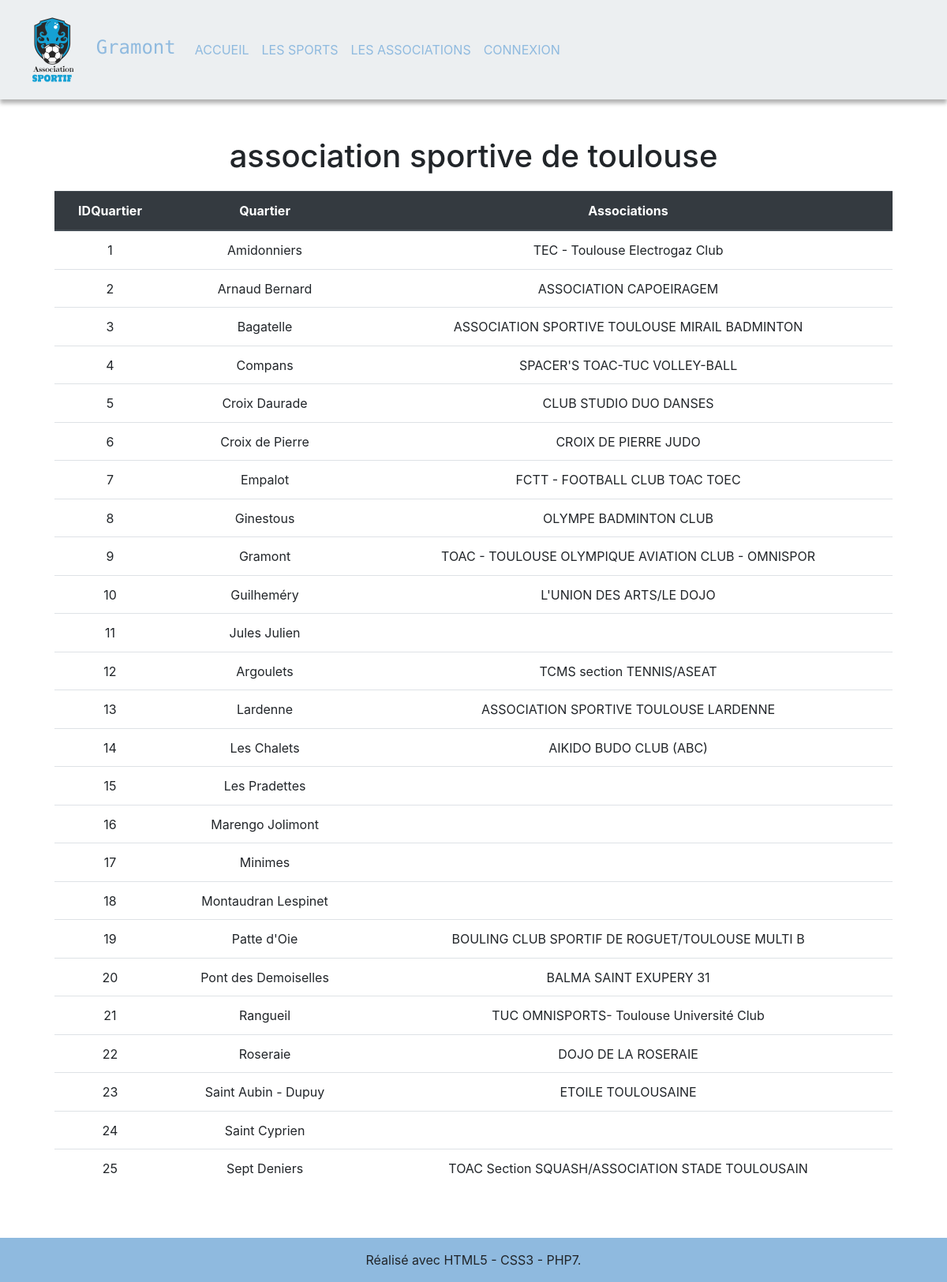
Page /index.php?action=quartiers on the committed database.
### tables this page shows
CREATE TABLE IF NOT EXISTS `quartiers` (
  `idQuartier` int NOT NULL,
  `nom` varchar(20) NOT NULL,
  `associations` varchar(50) DEFAULT NULL,
  PRIMARY KEY (`idQuartier`)
);

### controller.php (called while the page is built, shortened)
<?php
require_once 'modele.php';
function  quartiers(){
    $quartiers = get_all_quartiers();
    require "template/associations.php";
}
?>

### modele.php (called while the page is built, shortened)
<?php
function connect_db()
{
    $dsn = "mysql:dbname=" . BASE . ";host=" . SERVER. ";port=3306";
    try {
        $option = array(PDO::ATTR_ERRMODE => PDO::ERRMODE_EXCEPTION, PDO::MYSQL_ATTR_INIT_COMMAND => 'SET NAMES utf8');
        $connexion = new PDO($dsn, USER, PASSWD,$option);
    } catch (PDOException $e) {
        printf("Echec connexion : %s\n", $e->getMessage());
        exit();
    }
    return $connexion;
}
function get_all_quartiers(){
    $connexion = connect_db();
    $quartiers = array();
    $sql = "SELECT * from quartiers";
    foreach ($connexion->query($sql) as $row) {
        $quartiers[] = $row;
    }
    return $quartiers;
}

### template/associations.php (the view, shortened to what this page needs)
    <h1   class="text-center">association sportive de toulouse </h1>
    <table class="tableau3  table">
    <thead class="thead-dark">
    <tr>
    <th> IDQuartier</th>
            <th>Quartier</th>
            <th> Associations </th>
    </tr>
    </thead>
    <?php
            foreach( $quartiers as  $quartier ){
                echo "<tr>";
                echo "<td class='colid'>$quartier[idQuartier] </td>";
                echo "<td> $quartier[nom] </td>";
                echo "<td class='colid'> $quartier[associations] </td>";
                echo "<tr>";
            }
        ?>
        </tr>
    </table>
    <?php
include "baselayout.php";
?>

### css/style.css (style rules this page uses)
.starter-template > h1 { text-align: center; margin-bottom: .5em; }

### rows in the picture
quartiers: idQuartier "1", nom "Amidonniers", associations "TEC - Toulouse Electrogaz Club"
quartiers: idQuartier "2", nom "Arnaud Bernard", associations "ASSOCIATION CAPOEIRAGEM"
quartiers: idQuartier "3", nom "Bagatelle", associations "ASSOCIATION SPORTIVE TOULOUSE MIRAIL BADMINTON"
quartiers: idQuartier "4", nom "Compans", associations "SPACER'S TOAC-TUC VOLLEY-BALL"
quartiers: idQuartier "5", nom "Croix Daurade", associations "CLUB STUDIO DUO DANSES"
quartiers: idQuartier "6", nom "Croix de Pierre", associations "CROIX DE PIERRE JUDO"
quartiers: idQuartier "7", nom "Empalot", associations "FCTT - FOOTBALL CLUB TOAC TOEC"
quartiers: idQuartier "8", nom "Ginestous", associations "OLYMPE BADMINTON CLUB"
quartiers: idQuartier "9", nom "Gramont", associations "TOAC - TOULOUSE OLYMPIQUE AVIATION CLUB - OMNISPOR"
quartiers: idQuartier "10", nom "Guilheméry", associations "L'UNION DES ARTS/LE DOJO"
quartiers: idQuartier "11", nom "Jules Julien"
quartiers: idQuartier "12", nom "Argoulets", associations "TCMS section TENNIS/ASEAT"
quartiers: idQuartier "13", nom "Lardenne", associations "ASSOCIATION SPORTIVE TOULOUSE LARDENNE"
quartiers: idQuartier "14", nom "Les Chalets", associations "AIKIDO BUDO CLUB (ABC)"
quartiers: idQuartier "15", nom "Les Pradettes"
quartiers: idQuartier "16", nom "Marengo Jolimont"
quartiers: idQuartier "17", nom "Minimes"
quartiers: idQuartier "18", nom "Montaudran Lespinet"
quartiers: idQuartier "19", nom "Patte d'Oie", associations "BOULING CLUB SPORTIF DE ROGUET/TOULOUSE MULTI B"
quartiers: idQuartier "20", nom "Pont des Demoiselles", associations "BALMA SAINT EXUPERY 31"
quartiers: idQuartier "21", nom "Rangueil", associations "TUC OMNISPORTS- Toulouse Université Club"
quartiers: idQuartier "22", nom "Roseraie", associations "DOJO DE LA ROSERAIE"
quartiers: idQuartier "23", nom "Saint Aubin - Dupuy", associations "ETOILE TOULOUSAINE"
quartiers: idQuartier "24", nom "Saint Cyprien"
quartiers: idQuartier "25", nom "Sept Deniers", associations "TOAC Section SQUASH/ASSOCIATION STADE TOULOUSAIN"
